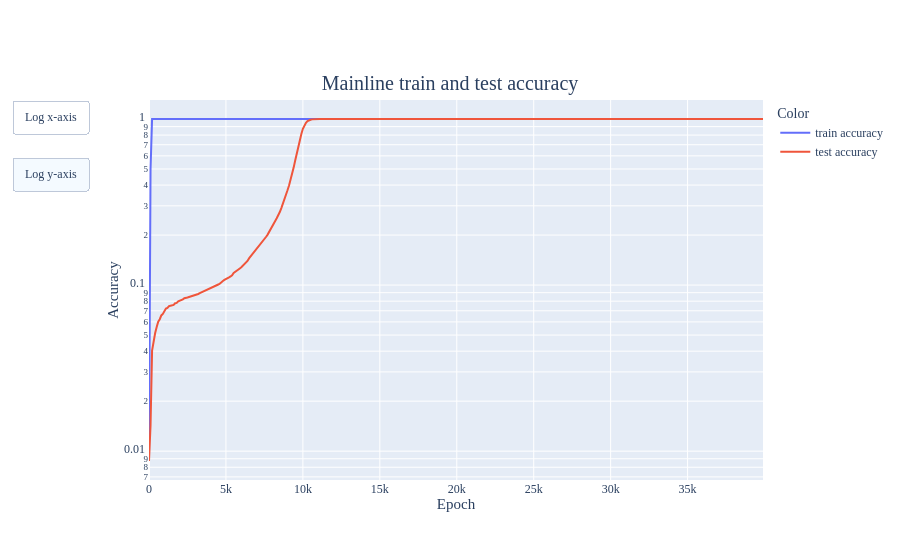
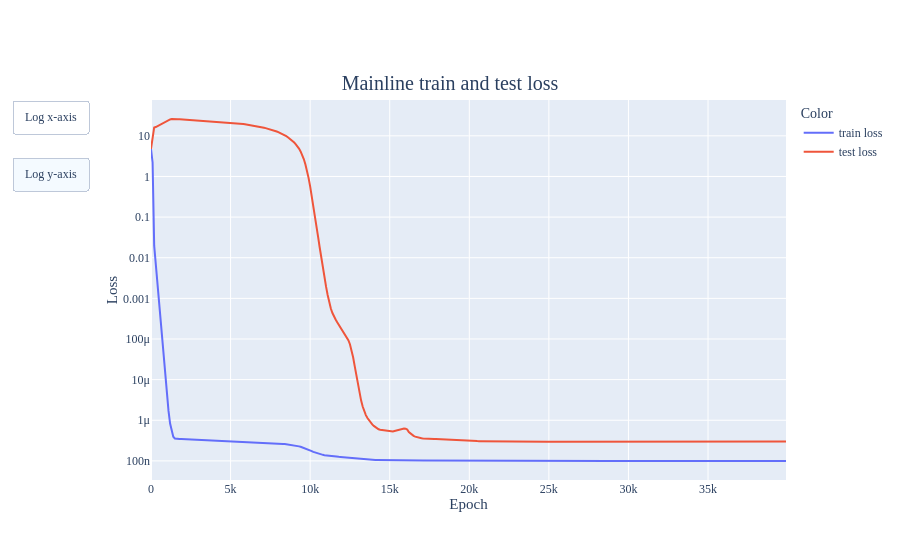

Notebook code cell kept with these figures, in order:
### Code cell
fig = plot_metric([metric_cache['train_acc'], metric_cache['test_acc']], line_labels=['train accuracy', 'test accuracy'], return_fig=True, yaxis="Accuracy", title="Mainline train and test accuracy", animation_name=None)
add_axis_toggle(fig.layout, "x")
add_axis_toggle(fig.layout, "y")
fig.show()
fig.write_image("images/acc.png")
fig = plot_metric([metric_cache['train_loss'], metric_cache['test_loss']], line_labels=['train loss', 'test loss'], return_fig=True, yaxis="Loss", title="Mainline train and test loss", animation_name=None)
add_axis_toggle(fig.layout, "x")
add_axis_toggle(fig.layout, "y")
fig.show()
fig.write_image("images/loss.png")

### Figure 1 — Plotly figure (JSON) as saved in the notebook; plotly's stock layout.template omitted (floating-point values rounded to 4 significant figures; data arrays with more than 128 entries replaced by an {"elided": "..."} marker saying what was removed)
{"data": [{"hovertemplate": "Color=train accuracy<br>Epoch=%{x}<br>Accuracy=%{y}<extra></extra>", "legendgroup": "0", "line": {"color": "#636efa", "dash": "solid"}, "marker": {"symbol": "circle"}, "mode": "lines", "name": "train accuracy", "orientation": "v", "showlegend": true, "type": "scatter", "x": {"elided": "400 int values"}, "xaxis": "x", "y": {"elided": "400 float values"}, "yaxis": "y"}, {"hovertemplate": "Color=test accuracy<br>Epoch=%{x}<br>Accuracy=%{y}<extra></extra>", "legendgroup": "1", "line": {"color": "#EF553B", "dash": "solid"}, "marker": {"symbol": "circle"}, "mode": "lines", "name": "test accuracy", "orientation": "v", "showlegend": true, "type": "scatter", "x": {"elided": "400 int values"}, "xaxis": "x", "y": {"elided": "400 float values"}, "yaxis": "y"}], "layout": {"legend": {"title": {"text": "Color"}, "tracegroupgap": 0}, "title": {"text": "Mainline train and test accuracy"}, "updatemenus": [{"active": -1, "buttons": [{"args": [{"xaxis.type": "log"}], "args2": [{"xaxis.type": "linear"}], "label": "Log x-axis", "method": "relayout"}], "type": "buttons", "x": -0.1, "y": 1}, {"active": 0, "buttons": [{"args": [{"yaxis.type": "log"}], "args2": [{"yaxis.type": "linear"}], "label": "Log y-axis", "method": "relayout"}], "type": "buttons", "x": -0.1, "y": 0.85}], "xaxis": {"anchor": "y", "domain": [0, 1], "title": {"text": "Epoch"}}, "yaxis": {"anchor": "x", "domain": [0, 1], "title": {"text": "Accuracy"}, "type": "log"}}}

### Figure 2 — Plotly figure (JSON) as saved in the notebook; plotly's stock layout.template omitted (floating-point values rounded to 4 significant figures; data arrays with more than 128 entries replaced by an {"elided": "..."} marker saying what was removed)
{"data": [{"hovertemplate": "Color=train loss<br>Epoch=%{x}<br>Loss=%{y}<extra></extra>", "legendgroup": "0", "line": {"color": "#636efa", "dash": "solid"}, "marker": {"symbol": "circle"}, "mode": "lines", "name": "train loss", "orientation": "v", "showlegend": true, "type": "scatter", "x": {"elided": "400 int values"}, "xaxis": "x", "y": {"elided": "400 float values"}, "yaxis": "y"}, {"hovertemplate": "Color=test loss<br>Epoch=%{x}<br>Loss=%{y}<extra></extra>", "legendgroup": "1", "line": {"color": "#EF553B", "dash": "solid"}, "marker": {"symbol": "circle"}, "mode": "lines", "name": "test loss", "orientation": "v", "showlegend": true, "type": "scatter", "x": {"elided": "400 int values"}, "xaxis": "x", "y": {"elided": "400 float values"}, "yaxis": "y"}], "layout": {"legend": {"title": {"text": "Color"}, "tracegroupgap": 0}, "title": {"text": "Mainline train and test loss"}, "updatemenus": [{"active": -1, "buttons": [{"args": [{"xaxis.type": "log"}], "args2": [{"xaxis.type": "linear"}], "label": "Log x-axis", "method": "relayout"}], "type": "buttons", "x": -0.1, "y": 1}, {"active": 0, "buttons": [{"args": [{"yaxis.type": "log"}], "args2": [{"yaxis.type": "linear"}], "label": "Log y-axis", "method": "relayout"}], "type": "buttons", "x": -0.1, "y": 0.85}], "xaxis": {"anchor": "y", "domain": [0, 1], "title": {"text": "Epoch"}}, "yaxis": {"anchor": "x", "domain": [0, 1], "title": {"text": "Loss"}, "type": "log"}}}
